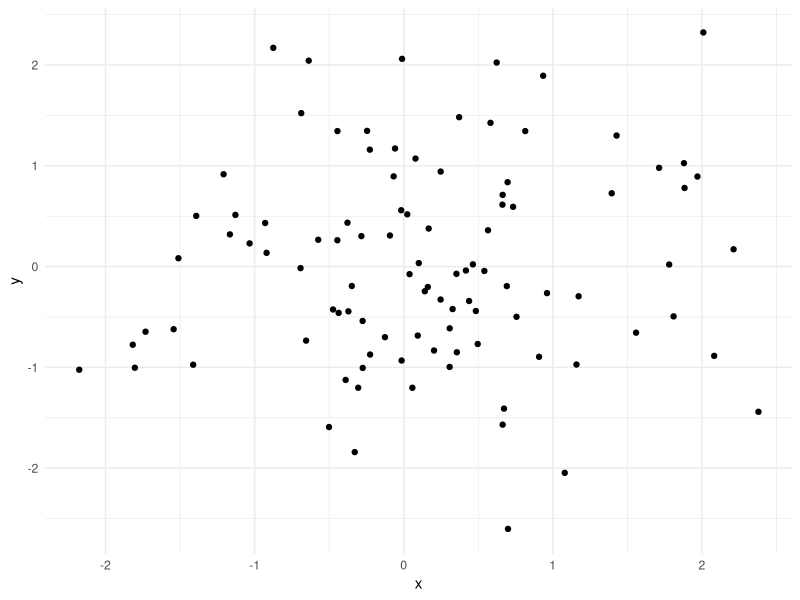
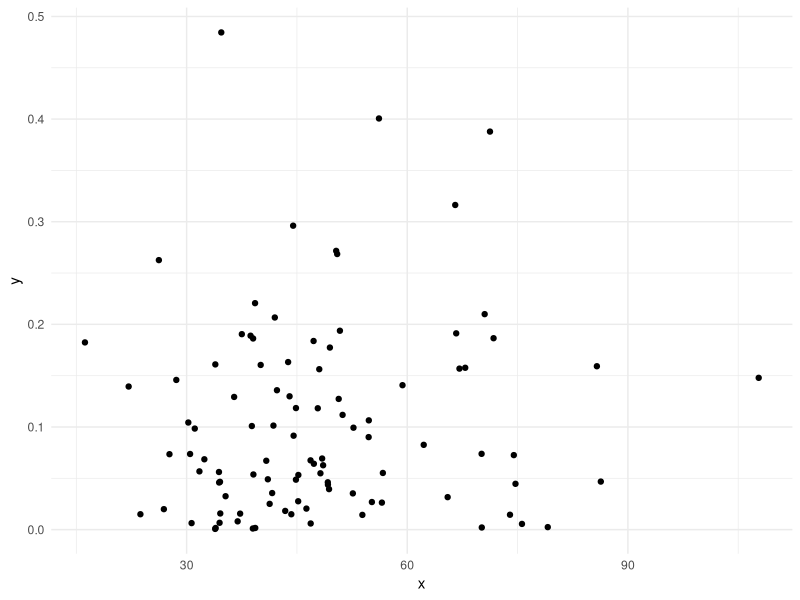

These charts were generated, in order, by the following R code:
## ---- chunk 1

print('Welcome Saturday')
## ---- chunk 2
# This is second work!
print('Unwelcome Monday')
## ---- chunk 3
print("let's do this again")
## ---- chunk 4
1+1
## ---- chunk 5
1+2
## ---- chunk 6
library("tidyverse")
df <- tibble(x = c(1,2,3)) |> 
  mutate(y = x*2)
## ---- chunk 7
df2 <- df |> 
  mutate(z = y*2)
## ---- chunk 8
df3 <- df2 |> 
  group_by(x) |> 
  summarise(x, mean(y))
## ---- chunk 9
library(tidyverse)
ggplot(data = data.frame(x = rnorm(100),
                         y = rnorm(100)),
       mapping = aes(x=x,
                     y=y)) + 
  geom_point() +
  theme_minimal()
## ---- chunk 10
library(tidyverse)
ggplot(data = data.frame(x = rchisq(100, 0, 50),
                         y = rbeta(100, 1, 8)),
       mapping = aes(x=x,
                     y=y)) + 
  geom_point() +
  theme_minimal()
